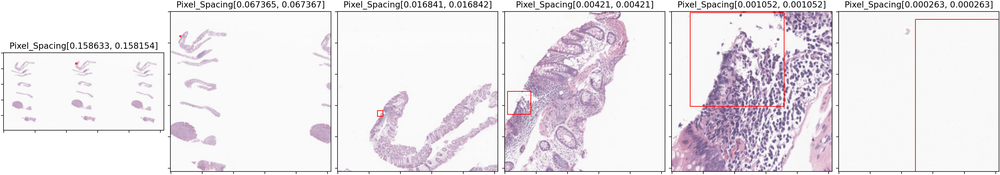
#> input picture Series_0.png, 1000 x 175 px, shrunk from 3991 x 700 before the run
$ python -i Dicom_table.py   (imports and definitions only)
#> lines starting #> are read from the running program, lines starting #| are printed output that depends on the picture; after the words box and inside, x2 and y2 are one past the last pixel; in counts of white or black regions, pixels touching at a corner belong together
# [19 lines left out: functions get_metadata_for_table, format_frame, not called in this run]


def ostu_threshold_method(arr):
    arr_f = arr.astype(np.float32) / 255.0
    brightness = arr_f.mean(-1)
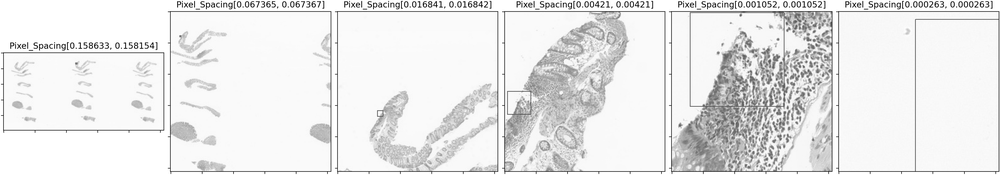
#> brightness: shape (175, 1000) float32; min 0.0314, max 1, mean 0.912
    saturation = arr_f.max(-1) - arr_f.min(-1)
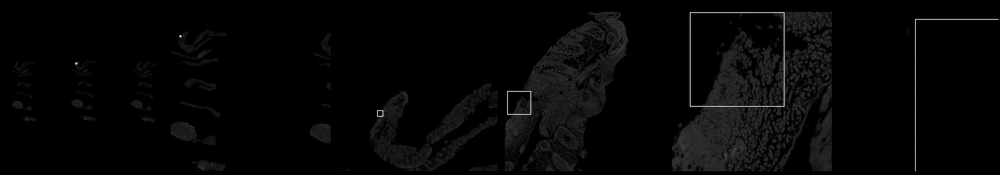
#> saturation: shape (175, 1000) float32; min 0, max 0.925, mean 0.0241
    gate = (brightness < 0.95) & (saturation > 0.03)
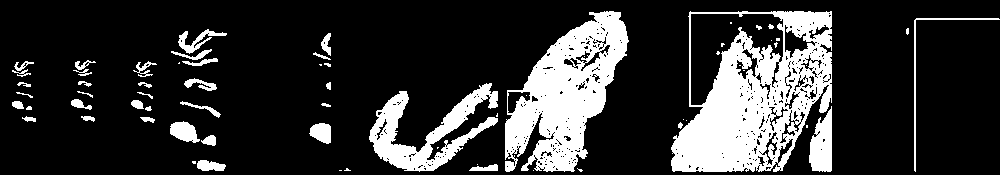
#> gate: shape (175, 1000) bool; 19.8% white; 68 white regions (28 under 20 px), largest, box (x1, y1, x2, y2) and area: (671, 11, 832, 172) 14535, (505, 11, 629, 172) 10524, (369, 83, 498, 172) 4241
    thr = threshold_otsu(rgb2gray(arr_f))
#> thr = 0.786
    mask_binary = rgb2gray(arr_f) < thr
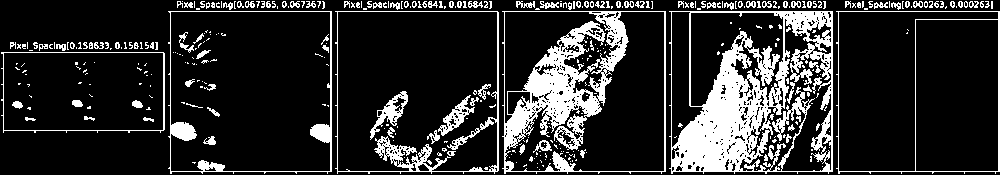
#> mask_binary: shape (175, 1000) bool; 18% white; 384 white regions (282 under 20 px), largest, box (x1, y1, x2, y2) and area: (669, 11, 833, 174) 12237, (502, 11, 666, 174) 7626, (335, 11, 499, 174) 2018
    mask_binary &= gate
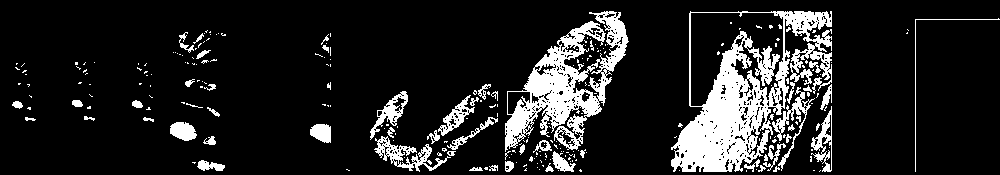
#> mask_binary: shape (175, 1000) bool; 13.8% white; 264 white regions (209 under 20 px), largest, box (x1, y1, x2, y2) and area: (671, 11, 832, 172) 10101, (505, 11, 629, 152) 6434, (374, 136, 451, 172) 860
    return mask_binary


# [101 lines left out: functions get_frame_with_tissue, tiled_full_grid_facts, frame_coord_to_totalpixel_coord, map_low_pixel_to_high, get_frames_index_from_x_y, not called in this run]


import pydicom
from io import BytesIO
import io
from pydicom.filereader import dcmread
import google.auth
from google.auth.transport import requests
from dicomweb_client.api import DICOMwebClient
import numpy as np
from PIL import Image
import matplotlib.pyplot as plt
from skimage import data
from skimage.filters import threshold_otsu
from skimage.color import rgb2gray
from skimage import img_as_float
import math
import matplotlib.patches as patches

# [1 line that did not run here, left out]

# [1 line that did not run here, left out]

project_id = 'ml-mps-adl-dpp-ndsa-p-4863'
location = 'us'
dataset_id = 'ml-phi-pathology-data-us-p'
dicom_store_id = 'ml-phi-pathology-data-us-p-dicom-ndsa'
headers = {"Accept": "application/dicom+json"}

# [9 lines that did not run here, left out]

study_uid = "1.2.840.113713.1.1119.119276.19276865414512"

# [1 line that did not run here, left out]

# [147 lines not run here, left out]

>>> import cv2
>>> picture = cv2.cvtColor(cv2.imread('Series_0.png'), cv2.COLOR_BGR2RGB)
>>> result = ostu_threshold_method(picture)

$ run again, on Series_1.png
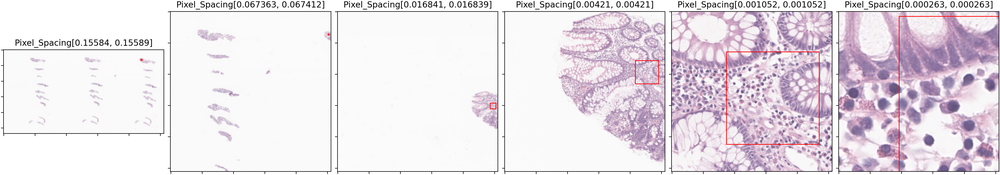
#> input picture Series_1.png, 1000 x 175 px, shrunk from 3991 x 700 before the run
#> in ostu_threshold_method, `gate = (brightness < 0.95) & (saturation > 0.03)`:
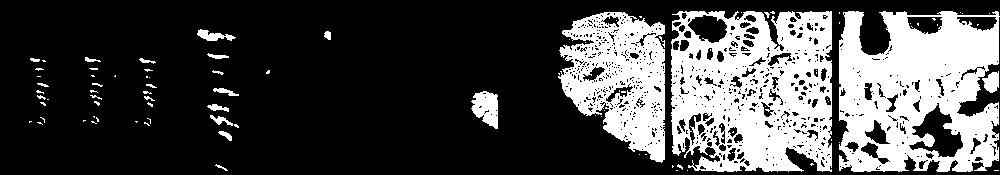
#> gate: shape (175, 1000) bool; 28.7% white; 102 white regions (78 under 20 px), largest, box (x1, y1, x2, y2) and area: (671, 11, 832, 172) 19338, (839, 11, 1000, 172) 18680, (558, 12, 665, 163) 9815
#> thr = 0.783
#> in ostu_threshold_method, `mask_binary &= gate`:
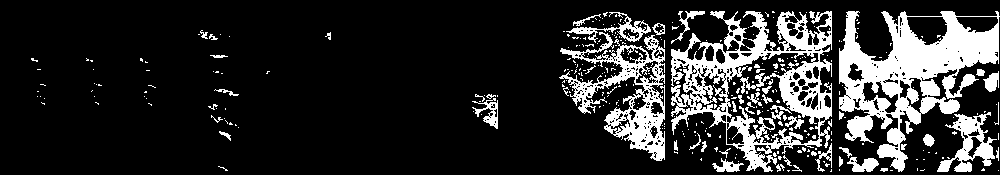
#> mask_binary: shape (175, 1000) bool; 17.5% white; 338 white regions (286 under 20 px), largest, box (x1, y1, x2, y2) and area: (839, 11, 1000, 172) 10778, (671, 11, 832, 172) 9247, (559, 32, 665, 161) 4418

$ run again, on Series_2.png
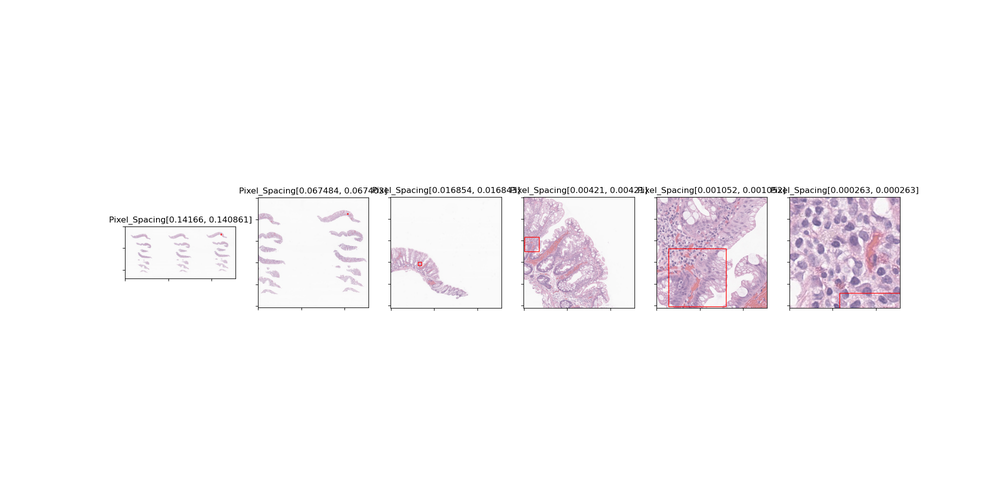
#> input picture Series_2.png, 1000 x 500 px, shrunk from 2000 x 1000 before the run
#> in ostu_threshold_method, `gate = (brightness < 0.95) & (saturation > 0.03)`:
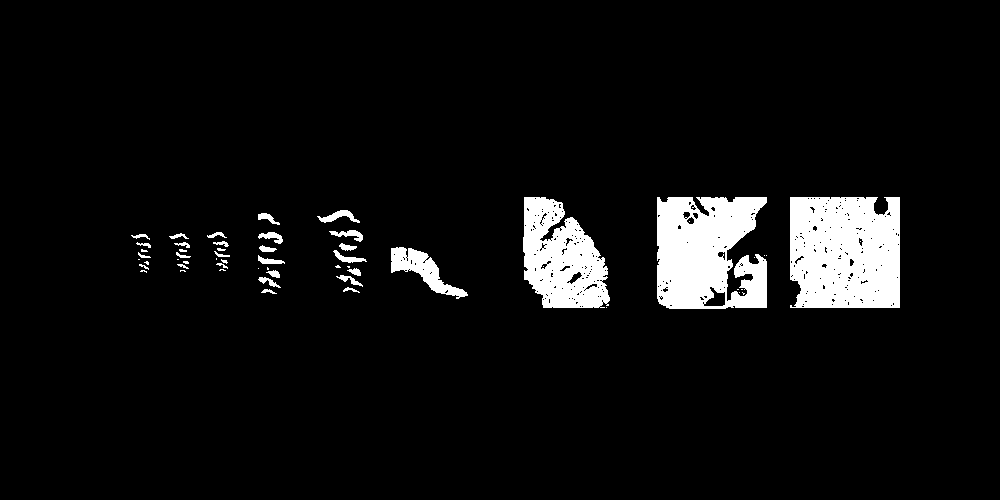
#> gate: shape (500, 1000) bool; 6.3% white; 57 white regions (26 under 20 px), largest, box (x1, y1, x2, y2) and area: (790, 197, 900, 308) 11472, (657, 197, 767, 309) 9971, (523, 197, 610, 308) 6566
#> thr = 0.826
#> in ostu_threshold_method, `mask_binary &= gate`:
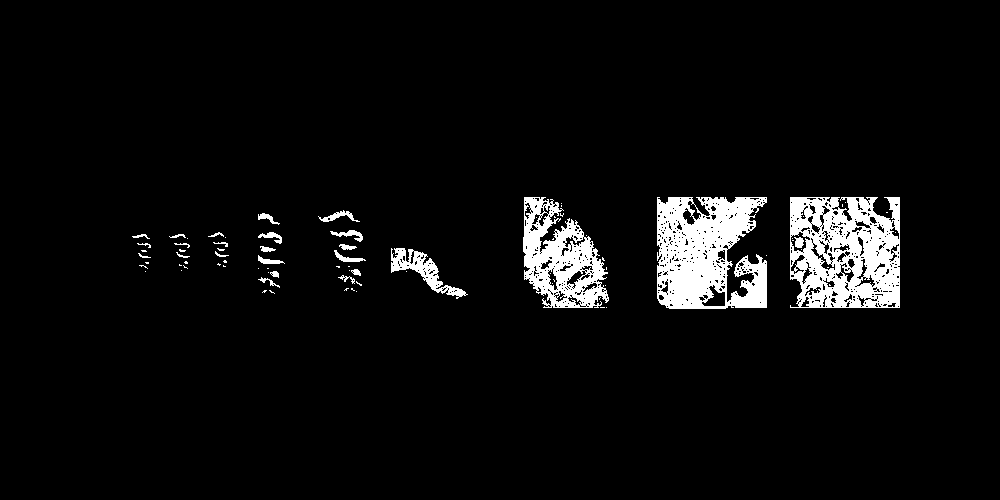
#> mask_binary: shape (500, 1000) bool; 5.2% white; 81 white regions (55 under 20 px), largest, box (x1, y1, x2, y2) and area: (790, 197, 900, 308) 9112, (657, 197, 767, 309) 8929, (523, 197, 609, 308) 5156
